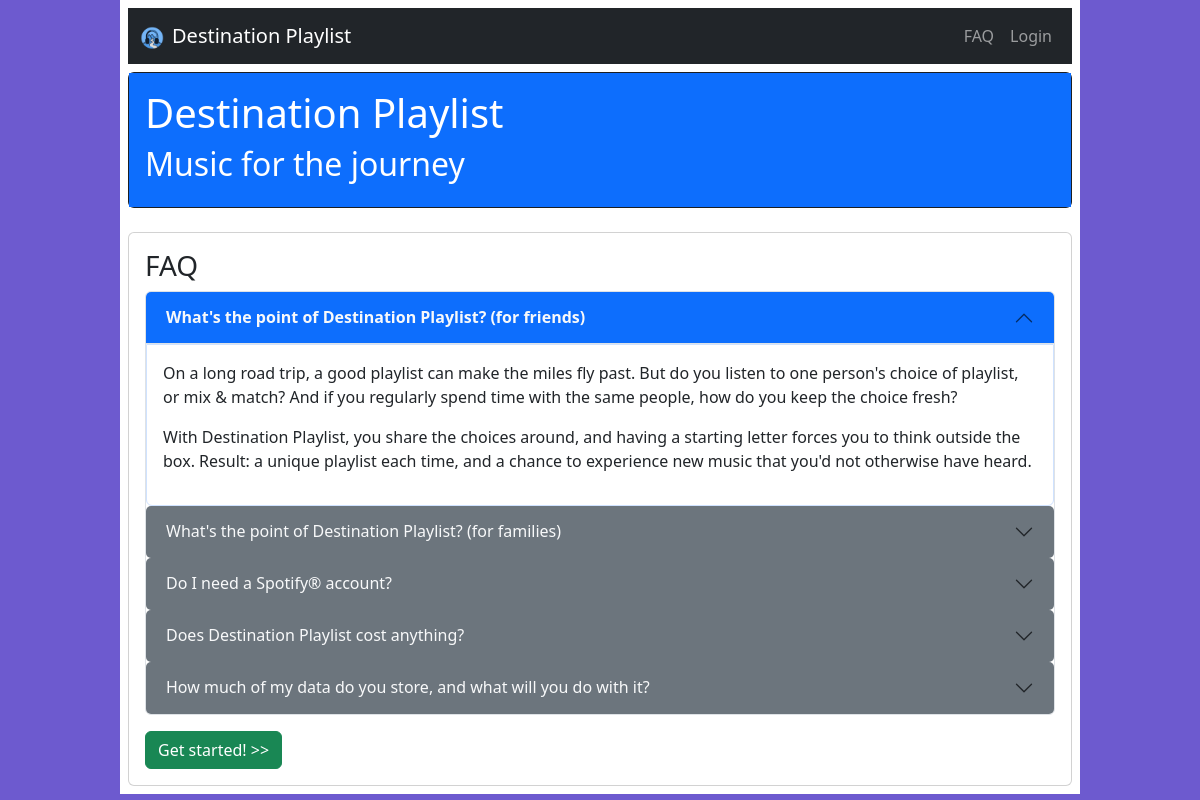
Page /dp/faq on the committed database.
### tables this page shows
CREATE TABLE faqs (
  `id` int(10) unsigned NOT NULL AUTO_INCREMENT,
  `question` varchar(200) NOT NULL,
  `answer`   varchar(4000) NOT NULL,
  `rank` int(11) NOT NULL DEFAULT 0,
  `created` datetime DEFAULT NULL,
  `modified` datetime DEFAULT NULL,
  PRIMARY KEY (`id`),
  KEY `ListIndex` (`rank`,`id`)
);

### class/Config.php (called while the page is built, shortened)
<?php
class Config {
    private static $__config = [];
    private static function retrieveSecrets() {
        $config = [];
        self::$__config += $config;
    }
    private static function retrieveLocalConfig() {
        $config = [];
        self::$__config += $config;
    }
    public static function init() {
        self::$__config['pageinfo'] = [];
        self::$__config['pageinfo']['index'] = new PageInfo(PageInfo::AUTH_EARLY, '/dp/intro');
        self::$__config['pageinfo']['dp_intro'] = new PageInfo(PageInfo::AUTH_NEVER, false);
        self::$__config['pageinfo']['dp_faq'] = new PageInfo(PageInfo::AUTH_NEVER, false);
        self::$__config['pageinfo']['account_request'] = new PageInfo(PageInfo::AUTH_NEVER, false);
        self::$__config['pageinfo']['privacy_policy'] = new PageInfo(PageInfo::AUTH_NEVER, false);
    }
    public static function get() {
        return self::$__config;
    }
}

### class/PageInfo.php (called while the page is built, shortened)
<?php
class PageInfo {
    public static function get($stub) : PageInfo {
        $config = Config::get();
        if (array_key_exists($stub, $config['pageinfo'])) {
            $pageinfo = $config['pageinfo'][$stub];
            return $pageinfo;
        } else {
            return new PageInfo();
        }
    }
}

### class/Model.php (called while the page is built, shortened)
<?php
class Model {
    static string $tableName;
    public static function getDefaultOrderBy() : string {
        $calledClass = get_called_class();
        $soughtProperty = 'defaultOrderBy';
        if(property_exists($calledClass,$soughtProperty)) {
            $fields = $calledClass::$$soughtProperty;
            if (is_array($fields)) {
                $parsedFields = [];
                foreach ($fields as $f) {
                    if (is_array($f)) {
                        if ((strtolower($f[1])=='asc')||(strtolower($f[1])=='desc')) {
                            $parsedFields[] = "`{$f[0]}` {$f[1]}";
                        } else {
                            throw new Exception("Field order must be ASC or DESC: '{$f[0]}' supplied.");
                        }
                    } else {
                        $parsedFields[] = "`{$f}`";
                    }
                }
                return ' ORDER BY '.implode(',',$parsedFields).' ';
            } else {
                if (empty($fields)) { return ''; }
                return "`{$fields}`";
            }
        }
        return '';
    }
    public static function getAll() : array {
        $pdo = db::getPDO();
        $sql = "SELECT * FROM `".static::$tableName."`"
                .static::getDefaultOrderBy();
        $query = $pdo->query($sql);
        $query->setFetchMode(PDO::FETCH_CLASS, static::class);
        $results = $query->fetchAll();
        return $results;
    }
}

### pages/dp_faq.php (the view, shortened to what this page needs)
<?php
if (!isset($error_messages)) { $error_messages = []; }
?>
<?php
$config = Config::get();
$faqs = FAQ::getAll();
?>
<div class='card text-bg-dark'>
    <div class='card-body bg-primary'>
        <h1 class='card-title'>Destination Playlist</h1>
        <h2 class='card-title'>Music for the journey</h2>
    </div>
</div>
<br />
<div class='card'>
    <div class='card-body'>
        <h3 class='card-title'>FAQ</h3>
        <div class="mb-3 accordion" id="faqAccordion">
            <div class="accordion-item">
<?php
foreach ($faqs as $faq) {
    $question = $faq->question;
    $answer = $faq->answer;
    $i = $faq->id;
?>
                <h2 class="accordion-header">
                    <button class="accordion-button <?= (($i==1)?'':'collapsed') ?>" type="button" data-bs-toggle="collapse" data-bs-target="#collapseFAQ<?= $i ?>" aria-expanded="<?= (($i==1)?'true':'false') ?>" aria-controls="collapseFAQ<?= $i ?>">
                        <?= $question ?>
                    </button>
                </h2>
                <div class="accordion-collapse collapse <?= (($i==1)?'show':'') ?>" data-bs-parent="#faqAccordion" id="collapseFAQ<?= $i ?>">
                    <?= $answer ?>
                </div>
<?php
}
?>
            </div>
        </div>
        <a href="<?= $config['root_path'] ?>/" class="btn btn-md btn-success" id='btn-assign-letters'>Get started! &gt;&gt;</a>
    </div>
</div>

### index.php (shortened to what this page needs)
<?php
require_once('autoload.php');
if(isset($_GET['params'])) {
    $page_parts = explode('/', $_GET['params']);
} else {
    $page_parts = [];
}
if (count($page_parts)==0 || (empty($page_parts[0]))) {
    $stub = 'index';
} elseif (count($page_parts)==1) {
    $page_parts[] = 'index';
    $stub = "{$page_parts[0]}_{$page_parts[1]}";
} elseif (count($page_parts)>=2) {
    $stub = "{$page_parts[0]}_{$page_parts[1]}";
}
$pageinfo = PageInfo::get($stub);
$page = "pages/{$stub}.php";
?>
<!DOCTYPE html>
<html lang="en">
<head>
    <link href="https://cdn.jsdelivr.net/npm/bootstrap@5.3.1/dist/css/bootstrap.min.css" rel="stylesheet">
    <link href="<?= $config['root_path'] ?>/css/app.css" rel="stylesheet">
</head>
<body>
<?php
if (!@include_once('inc/header.php')) {
    if (!@include_once('../inc/header.php')) {
        if (!@include_once('../../inc/header.php')) {
            require_once('../../../inc/header.php');
        }
    }
}
if (!@include_once($page)) {
    http_response_code(404);
    echo "<h1>You’ve Lost That Lovin’ Feelin’...</h1>\n";
    echo "<h2>Or, more accurately, you've clicked a wrong link.</h2>\n";
    echo "<p>Look, it's most likely our fault - sorry. Or you've mistyped something. Who knows?</p>\n";
    echo "<p class='text-body-secondary'><small>{$page}</small></p>\n";
    ob_end_flush();
    die();
} else {
    if ($pageinfo->authSetting == PageInfo::AUTH_LATE) {
        require_once('inc/login_check.php');
    }
    ob_end_flush();
}
?>
</body>
</html>

### inc/header.php (shortened to what this page needs)
<nav class="navbar navbar-dark navbar-expand-lg bg-dark mb-2">
  <div class="container-fluid">
    <a class="navbar-brand" alt="logo" class="d-inline-block align-text-top" href="<?= $config['root_path']; ?>"><img src="<?= $config['root_path'] ?>/img/dp-logo.png" height="24"><span class="d-none d-md-inline p-2">Destination Playlist</span></a>
<?php
    if (empty($_SESSION['USER'])) {
?>
            <div class="collapse navbar-collapse justify-content-end" id="navbarUserMenu">
                <ul class="navbar-nav ml-auto mb-2 mb-lg-0" text-right pull-right>
                    <li class="nav-item dropdown">
                      <a class="nav-link" href="<?= $config['root_path'] ?>/dp/faq">FAQ</a>
                    </li>
                    <li class="nav-item dropdown">
                        <a class="nav-link" href="<?= $config['root_path'] ?>/login.php" role="button">Login</a>
                    </li>
                </ul>
            </div>
<?php
    }
?>
    </div>
</nav>

### css/app.css (style rules this page uses)
html { background-color: #6D5ACF; }
body { max-width: 960px; margin: auto; background-color: #fff; color: #000; padding: 0.5em; }
.accordion-button.collapsed { font-weight: normal; color: var(--bs-light); background-color: var(--bs-secondary); }
.accordion-button:not(.collapsed) { font-weight: bold; color: var(--bs-light); background-color: var(--bs-primary); }
div.accordion-collapse.show { border-color: var(--bs-accordion-active-bg); border-width: 1px; border-style: solid; padding: 1em; }

### rows in the picture
faqs: question "What's the point of Destination Playlist? (for friends)", answer "On a long road trip, a good playlist can make the miles fly past. But do you listen to one person's choice of playlist, or mix & match? And if you regularly spend time with the same people, how do you keep the choice fresh? With Destination Playlist, you share the choices around, and having a starting letter forces you to think outside the box. Result: a unique playlist each time, and a chance to experience new music that you'd not otherwise have heard."
faqs: question "What's the point of Destination Playlist? (for families)"
faqs: question "Do I need a Spotify® account?"
faqs: question "Does Destination Playlist cost anything?"
faqs: question "How much of my data do you store, and what will you do with it?"
